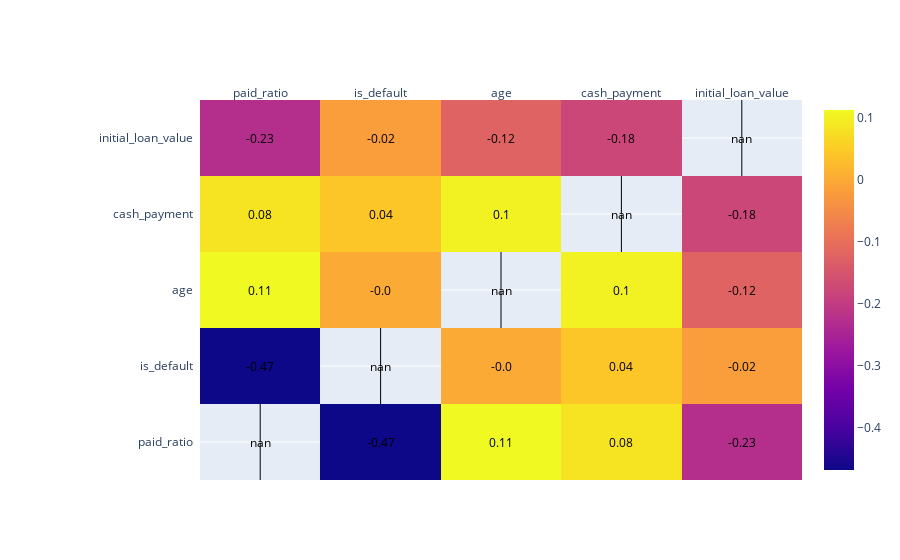

The notebook cell saved with this chart:
### Markdown cell above
# Exploring client characteristics

### Code cell
corrs=df_grouped[[ 'paid_ratio','is_default','sex', 'age','cash_payment','initial_loan_value']].corr()
figure = ff.create_annotated_heatmap(
    z=np.where(corrs==1,np.NaN,corrs),
    x=list(corrs.columns),
    y=list(corrs.index),
    annotation_text=np.where(corrs==1,np.NaN,corrs).round(2),
    showscale=True)
figure.layout.margin=dict(l = 200)


iplot(figure)

### Figure 1 — Plotly figure (JSON) as saved in the notebook; plotly's stock layout.template omitted (floating-point values rounded to 4 significant figures)
{"data": [{"colorscale": [[0, "#0d0887"], [0.1111, "#46039f"], [0.2222, "#7201a8"], [0.3333, "#9c179e"], [0.4444, "#bd3786"], [0.5556, "#d8576b"], [0.6667, "#ed7953"], [0.7778, "#fb9f3a"], [0.8889, "#fdca26"], [1, "#f0f921"]], "reversescale": false, "showscale": true, "type": "heatmap", "x": ["paid_ratio", "is_default", "age", "cash_payment", "initial_loan_value"], "y": ["paid_ratio", "is_default", "age", "cash_payment", "initial_loan_value"], "z": [[null, -0.4681, 0.1125, 0.08304, -0.2272], [-0.4681, null, -0.000756, 0.04212, -0.02009], [0.1125, -0.000756, null, 0.1031, -0.1237], [0.08304, 0.04212, 0.1031, null, -0.1771], [-0.2272, -0.02009, -0.1237, -0.1771, null]]}], "layout": {"annotations": [{"font": {"color": "#000000"}, "showarrow": false, "text": "nan", "x": "paid_ratio", "xref": "x", "y": "paid_ratio", "yref": "y"}, {"font": {"color": "#000000"}, "showarrow": false, "text": "-0.47", "x": "is_default", "xref": "x", "y": "paid_ratio", "yref": "y"}, {"font": {"color": "#000000"}, "showarrow": false, "text": "0.11", "x": "age", "xref": "x", "y": "paid_ratio", "yref": "y"}, {"font": {"color": "#000000"}, "showarrow": false, "text": "0.08", "x": "cash_payment", "xref": "x", "y": "paid_ratio", "yref": "y"}, {"font": {"color": "#000000"}, "showarrow": false, "text": "-0.23", "x": "initial_loan_value", "xref": "x", "y": "paid_ratio", "yref": "y"}, {"font": {"color": "#000000"}, "showarrow": false, "text": "-0.47", "x": "paid_ratio", "xref": "x", "y": "is_default", "yref": "y"}, {"font": {"color": "#000000"}, "showarrow": false, "text": "nan", "x": "is_default", "xref": "x", "y": "is_default", "yref": "y"}, {"font": {"color": "#000000"}, "showarrow": false, "text": "-0.0", "x": "age", "xref": "x", "y": "is_default", "yref": "y"}, {"font": {"color": "#000000"}, "showarrow": false, "text": "0.04", "x": "cash_payment", "xref": "x", "y": "is_default", "yref": "y"}, {"font": {"color": "#000000"}, "showarrow": false, "text": "-0.02", "x": "initial_loan_value", "xref": "x", "y": "is_default", "yref": "y"}, {"font": {"color": "#000000"}, "showarrow": false, "text": "0.11", "x": "paid_ratio", "xref": "x", "y": "age", "yref": "y"}, {"font": {"color": "#000000"}, "showarrow": false, "text": "-0.0", "x": "is_default", "xref": "x", "y": "age", "yref": "y"}, {"font": {"color": "#000000"}, "showarrow": false, "text": "nan", "x": "age", "xref": "x", "y": "age", "yref": "y"}, {"font": {"color": "#000000"}, "showarrow": false, "text": "0.1", "x": "cash_payment", "xref": "x", "y": "age", "yref": "y"}, {"font": {"color": "#000000"}, "showarrow": false, "text": "-0.12", "x": "initial_loan_value", "xref": "x", "y": "age", "yref": "y"}, {"font": {"color": "#000000"}, "showarrow": false, "text": "0.08", "x": "paid_ratio", "xref": "x", "y": "cash_payment", "yref": "y"}, {"font": {"color": "#000000"}, "showarrow": false, "text": "0.04", "x": "is_default", "xref": "x", "y": "cash_payment", "yref": "y"}, {"font": {"color": "#000000"}, "showarrow": false, "text": "0.1", "x": "age", "xref": "x", "y": "cash_payment", "yref": "y"}, {"font": {"color": "#000000"}, "showarrow": false, "text": "nan", "x": "cash_payment", "xref": "x", "y": "cash_payment", "yref": "y"}, {"font": {"color": "#000000"}, "showarrow": false, "text": "-0.18", "x": "initial_loan_value", "xref": "x", "y": "cash_payment", "yref": "y"}, {"font": {"color": "#000000"}, "showarrow": false, "text": "-0.23", "x": "paid_ratio", "xref": "x", "y": "initial_loan_value", "yref": "y"}, {"font": {"color": "#000000"}, "showarrow": false, "text": "-0.02", "x": "is_default", "xref": "x", "y": "initial_loan_value", "yref": "y"}, {"font": {"color": "#000000"}, "showarrow": false, "text": "-0.12", "x": "age", "xref": "x", "y": "initial_loan_value", "yref": "y"}, {"font": {"color": "#000000"}, "showarrow": false, "text": "-0.18", "x": "cash_payment", "xref": "x", "y": "initial_loan_value", "yref": "y"}, {"font": {"color": "#000000"}, "showarrow": false, "text": "nan", "x": "initial_loan_value", "xref": "x", "y": "initial_loan_value", "yref": "y"}], "margin": {"l": 200}, "xaxis": {"dtick": 1, "gridcolor": "rgb(0, 0, 0)", "side": "top", "ticks": ""}, "yaxis": {"dtick": 1, "ticks": "", "ticksuffix": "  "}}}
